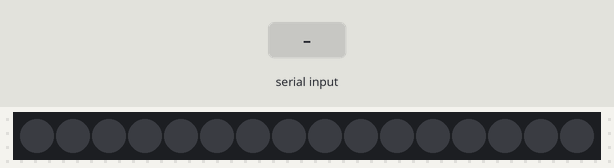
Bench run of a sketch on a simulated Arduino Uno, built with avr-gcc and run on an emulated ATmega328P. Shown: 16 RGB LEDs in strip order, left to right. Inputs (shaded band) come from the test bench. Dim RGB values are drawn brighter than linear; random numbers use the default seed unless the sketch sets one.

Above: at 1.2 s.
1.3 s: "M" received over Serial
At 2.2 s:
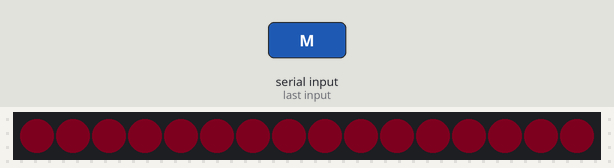
At 3.8 s:
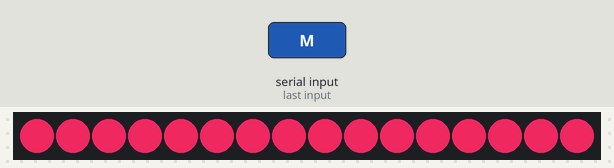
Timing chart, 0 to 5.3 s (numbered marks = the images above; inputs shaded):
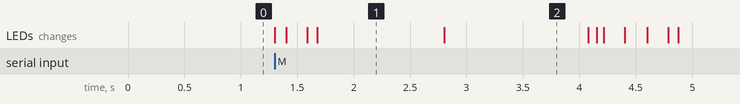

Measured:
- what the display in image 1 shows lasts 1.1 s, from 1.7 s to 2.8 s
- what the display in image 2 shows lasts 1.3 s, from 2.8 s to 4.1 s

The sketch:

light_pattern.ino
```cpp
#include <Arduino.h>

#include "FastLED.h"
#define NUM_LEDS 16
#define PIN 6
#define LED_TYPE NEOPIXEL

CRGB leds[NUM_LEDS];

static uint32_t x;
static uint32_t y;
static uint32_t z;

uint16_t speed = 1900;
uint16_t scale = 3957;

uint8_t noise[16];

void setup() {
  Serial.begin(9600);
  FastLED.addLeds<LED_TYPE, PIN>(leds, 16);
  x = random16();
  y = random16();
  z = random16();

}

void showAll(CHSV color) {
  for (int i = 0; i < NUM_LEDS; i++) {
    leds[i] = color;
  }
  FastLED.show();
}

void showAll(CRGB color) {
  for (int i = 0; i < NUM_LEDS; i++) {
    leds[i] = color;
  }
  FastLED.show();
}

CRGB hsv2rgb(uint8_t hue, uint8_t sat, uint8_t bri) {
  CRGB color = CHSV(hue, sat, bri);
  return color;
}

void linearPattern() {
  for (int dot = 0; dot < 511; dot++) {
    if ( dot < 255) {
      showAll(CHSV(235, 162, dot));
    } else {
      showAll(CHSV(235, 162, 511-dot));
    }
  }
}

void breathPattern() {
  for (int dot = 0; dot < (256 * 5) - 1; dot++) {
    showAll(CHSV(235, 162, quadwave8(dot / 5)));
  }
}

void processingPattern() {
  int a, b, c;
  for (int i = 0; i < 16; i++) {
    a = i + 1;
    b = i + 2;
    c = i + 3;
    if (a > 15) {
      a = a - 16;
    }
    if (b > 15) {
      b = b - 16;
    }
    if (c > 15) {
      c = c - 16;
    }
    leds[c].setHSV(235, 162, 63 * 4);
    leds[b].setHSV(235, 162, 63 * 3);
    leds[a].setHSV(235, 162, 63 * 2 + 30);
    leds[a].setHSV(235, 162, 63 * 1 + 40);
    if (i > 0) {
      leds[i - 1].setHSV(0, 0, 0);
    }
    else {
      leds[15].setHSV(0, 0, 0);
    }
    FastLED.show();
    delay(42);
  }
}


void processing2done() {
  int one = 1;
  uint8_t hue, sat, bri;
  for (int i = 0; i < NUM_LEDS; i++) {
    leds[i].setHSV(235, 162, 63 * 4);
    delay(42);
    FastLED.show();
    one--;
  }


  // sat = 162;
  // bri = 63 * 4;
  // for (hue = 235; hue > 100; hue--) {
  //   if (sat <= 188) {
  //     sat++;
  //   }
  //   if (bri > 188) {
  //     bri--;
  //   }
  //   for(int i=0; i<NUM_LEDS; i++) {

  //     CRGB color = CHSV(hue, sat, bri);

  //     leds[i] = color;

  //     }
  //   delay(1);
  //   FastLED.show();
  // }

  // delay(1000);
}


void fillnoise16() {

  for (int i = 0; i < NUM_LEDS; i++) {

    uint8_t data = inoise16(x , y + (i * scale), z + (2*i * speed -1)) >> 8;
    noise[i] = data;

    Serial.println(noise[i]);
  }


}

void hueWheel() {

  for (uint8_t hue = 255; hue > 0; hue--) {
    showAll(hsv2rgb(hue, 200, 200));
    delay(20);
  }
}

void changeColor() {
  fillnoise16();
  for (uint8_t hue = 255; hue > 0; hue--) {
    for (int i =0; i < NUM_LEDS; i++) {
        // uint8_t h = hue >> 8;
        uint8_t sat = noise[i];
        // uint8_t bri = noise[i+1];

        CRGB color = CHSV(hue, sat, 200);

        leds[i] = color;
    }
    LEDS.show();
    delay(20);
  }
}


void loop() {
  // for (int i = 0; i < 5; i++) {
  //   processingPattern();
  // }
  // // changeColor();
  // processing2done();
  // delay(1000);
  // // linearPattern();
  // //  checkColor();
  // //  delay(1000);
  //  // breathPattern();
  //  changeColor();
  if (Serial.available() > 0) {
    int num = Serial.read();
    if (num == 'L') {

      for(int i=0; i<3; i++) {
        processingPattern();

      }
    }

    if (num == 'M') {
      // Serial.println("hello from leds");
      for(int i=0; i<3; i++) {
        breathPattern();
      }
      Serial.println("hello from arduino");
    }
  }
}
```
